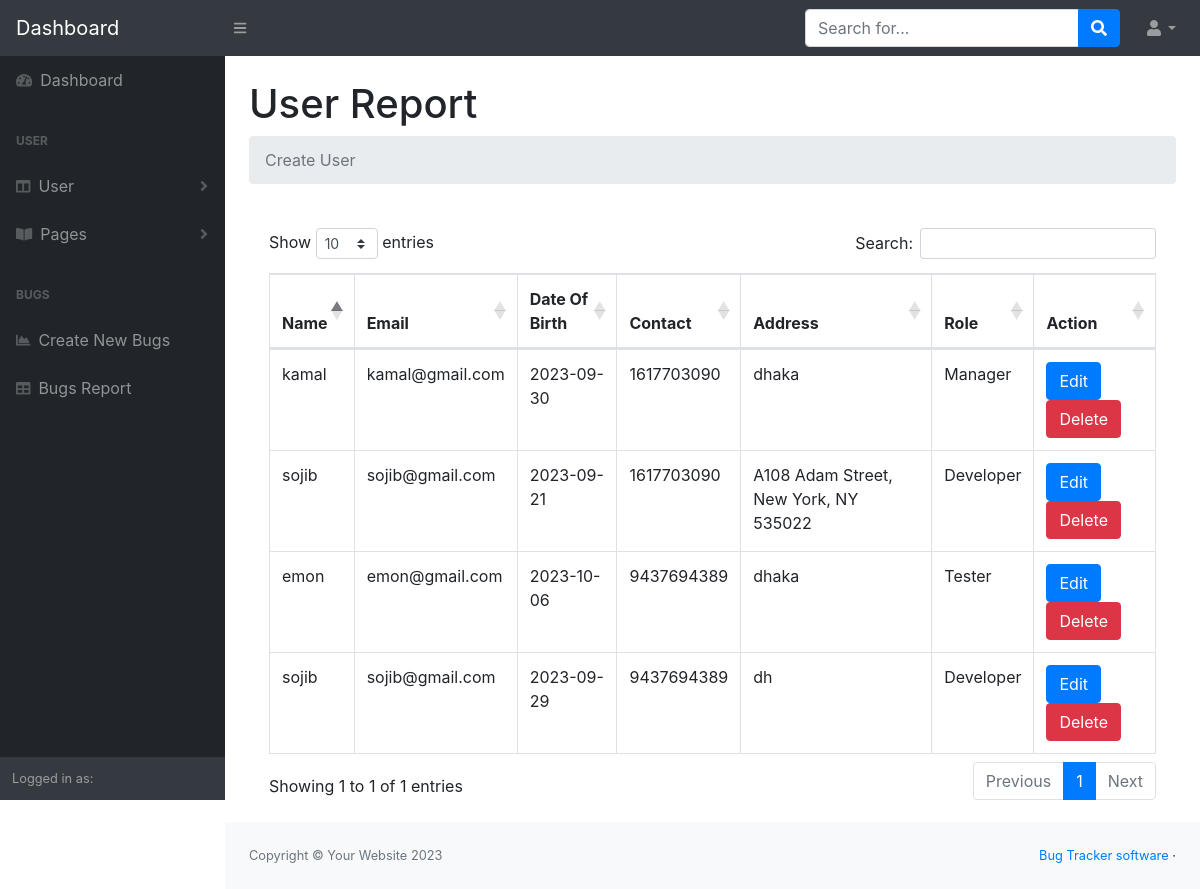
Page /admin/show_user.php on the committed database.
### tables this page shows
CREATE TABLE `users` (
  `id` int(11) NOT NULL,
  `fullName` varchar(255) NOT NULL,
  `email` varchar(255) NOT NULL,
  `password` varchar(255) NOT NULL,
  `phone` varchar(255) NOT NULL,
  `dob` date NOT NULL,
  `role` varchar(255) NOT NULL,
  `address` varchar(255) NOT NULL
);

### admin/show_user.php (the view, shortened to what this page needs)
<?php include("includes/head.php") ;
?>
<?php include_once("class/function.php") ?>
<?php
       $query = "SELECT * FROM users ";
    $show =   $result = mysqli_query($conn, $query);
?>
<body class="sb-nav-fixed">
    <?php include_once("includes/top_navbar.php")  ?>
    <div id="layoutSidenav">
        <?php include_once("includes/sidebar.php")  ?>
        <div id="layoutSidenav_content">
            <main>
                <div class="container-fluid">
                    <h1 class="mt-4">User Report</h1>
                    <ol class="breadcrumb mb-4">
                        <a class="breadcrumb-item active" href="create_user.php">Create User</a>
                    </ol>
                    <div class="card-body">
                        <div class="table-responsive">
                            <table class="table table-bordered" id="dataTable" width="100%" cellspacing="0">
                                <thead>
                                    <tr>
                                        <th>Name</th>
                                        <th>Email</th>
                                        <th>Date Of Birth</th>
                                        <th>Contact</th>
                                        <th>Address</th>
                                        <th>Role</th>
                                        <th>Action</th>
                                    </tr>
                                </thead>
                                <?php
                                    while($row = mysqli_fetch_assoc($show)){
                                        $name = $row['fullName'];
                                        $email = $row['email'];
                                        $dob = $row['dob'];
                                        $phone = $row['phone'];
                                        $address = $row['address'];
                                        $role = $row['role'];
                                ?>
                                <tbody>
                                    <tr>
                                        <td><?php echo $name ; ?></td>
                                        <td><?php echo $email ; ?></td>
                                        <td><?php echo $dob ; ?></td>
                                        <td><?php echo $phone ; ?></td>
                                        <td><?php echo $address ; ?></td>
                                        <td><?php echo $role ; ?></td>
                                        <td>
                                            <a class="btn btn-primary" href="user_edit.php?id=<?php echo $row['id']; ?>"> Edit</a>
                                            <a class="btn btn-danger" href="user_delete.php?id=<?php echo $row['id']; ?>"> Delete</a>
                                        </td>
                                    </tr>
                                   </tbody>
                                <?php
                                    }
                                ?>
                            </table>
                        </div>
                    </div>
                </div>
            </main>
            <?php include_once("includes/footer.php")   ?>
        </div>
    </div>
</body>
</html>

### admin/includes/head.php (shortened to what this page needs)
<!DOCTYPE html>
<html lang="en">
    <head>
        <link href="css/styles.css" rel="stylesheet" />
        <link href="https://cdn.datatables.net/1.10.20/css/dataTables.bootstrap4.min.css" rel="stylesheet" />
        </head>

### admin/includes/top_navbar.php (shortened to what this page needs)
<nav class="sb-topnav navbar navbar-expand navbar-dark bg-dark">
            <a class="navbar-brand" href="template.php">Dashboard</a>
            <button class="btn btn-link btn-sm order-1 order-lg-0" id="sidebarToggle" href="#"><i class="fas fa-bars"></i></button>
            <form class="d-none d-md-inline-block form-inline ml-auto mr-0 mr-md-3 my-2 my-md-0">
                <div class="input-group">
                    <input class="form-control" type="text" placeholder="Search for..." aria-label="Search" aria-describedby="basic-addon2" />
                    <div class="input-group-append">
                        <button class="btn btn-primary" type="button"><i class="fas fa-search"></i></button>
                    </div>
                </div>
            </form>
            <ul class="navbar-nav ml-auto ml-md-0">
                <li class="nav-item dropdown">
                    <a class="nav-link dropdown-toggle" id="userDropdown" href="#" role="button" data-toggle="dropdown" aria-haspopup="true" aria-expanded="false"><i class="fas fa-user fa-fw"></i></a>
                </li>
            </ul>
        </nav>

### admin/includes/sidebar.php (shortened to what this page needs)
<div id="layoutSidenav_nav">
                <nav class="sb-sidenav accordion sb-sidenav-dark" id="sidenavAccordion">
                    <div class="sb-sidenav-menu">
                        <div class="nav">
                            <a class="nav-link" href="template.php">
                                <div class="sb-nav-link-icon"><i class="fas fa-tachometer-alt"></i></div>
                                Dashboard
                            </a>
                            <div class="sb-sidenav-menu-heading">User</div>
                            <a class="nav-link collapsed" href="#" data-toggle="collapse" data-target="#collapseLayouts" aria-expanded="false" aria-controls="collapseLayouts">
                                <div class="sb-nav-link-icon"><i class="fas fa-columns"></i></div>
                                User
                                <div class="sb-sidenav-collapse-arrow"><i class="fas fa-angle-down"></i></div>
                            </a>
                            <a class="nav-link collapsed" href="#" data-toggle="collapse" data-target="#collapsePages" aria-expanded="false" aria-controls="collapsePages">
                                <div class="sb-nav-link-icon"><i class="fas fa-book-open"></i></div>
                                Pages
                                <div class="sb-sidenav-collapse-arrow"><i class="fas fa-angle-down"></i></div>
                            </a>
                            <div class="sb-sidenav-menu-heading">Bugs</div>
                            <a class="nav-link" href="create_bug.php">
                                <div class="sb-nav-link-icon"><i class="fas fa-chart-area"></i></div>
                                Create New Bugs
                            </a>
                            <a class="nav-link" href="show_bug.php">
                                <div class="sb-nav-link-icon"><i class="fas fa-table"></i></div>
                                Bugs Report
                            </a>
                        </div>
                    </div>
                    <div class="sb-sidenav-footer">
                        <div class="small">Logged in as:</div>
                    </div>
                </nav>
            </div>

### admin/includes/footer.php
<footer class="py-4 bg-light mt-auto">
                    <div class="container-fluid">
                        <div class="d-flex align-items-center justify-content-between small">
                            <div class="text-muted">Copyright &copy; Your Website 2023</div>
                            <div>
                                <a href="#">Bug Tracker software</a>
                                &middot;
                            </div>
                        </div>
                    </div>
                </footer>

### rows in the picture
users: fullName "kamal", email "kamal@gmail.com", dob "2023-09-30", phone "1617703090", address "dhaka", role "Manager"
users: fullName "sojib", email "sojib@gmail.com", dob "2023-09-21", phone "1617703090", address "A108 Adam Street, New York, NY 535022", role "Developer"
users: fullName "emon", email "emon@gmail.com", dob "2023-10-06", phone "9437694389", address "dhaka", role "Tester"
users: fullName "sojib", email "sojib@gmail.com", dob "2023-09-29", phone "9437694389", address "dh", role "Developer"
